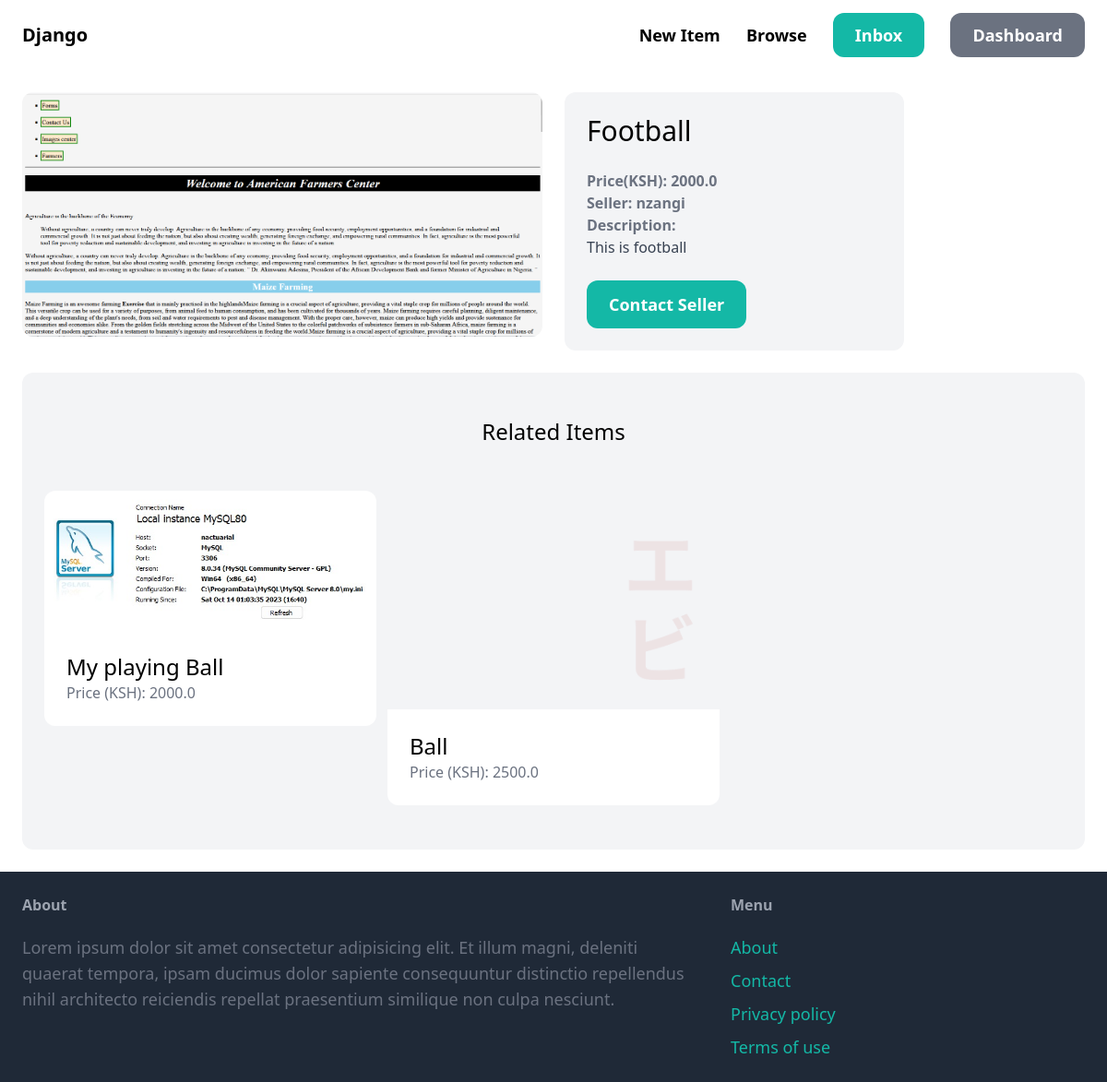
The app's page /items/1/ (signed in) with its own data.
### item/models.py (models this page shows)
class Item(models.Model):
    category = models.ForeignKey(Category,related_name='items',on_delete=models.CASCADE)
    name = models.CharField(max_length=255)
    description = models.TextField(blank=True,null=True)
    price = models.FloatField()
    image = models.ImageField(upload_to='item_images',blank=True,null=True)
    is_sold = models.BooleanField(default=False)
    created_by = models.ForeignKey(User,related_name='items',on_delete=models.CASCADE)
    created_at = models.DateTimeField(auto_now_add=True)

### item/views.py (the view)
# urls.py: path('<int:pk>/', views.detail, name='detail')
def detail(request, pk):
    item = get_object_or_404(Item, pk=pk)
    related_items = Item.objects.filter(category=item.category,is_sold=False).exclude(pk=pk)[0:3]
    return render(request, "item/detail.html", {
        'item': item,
        'related_items': related_items,
    })

### item/templates/item/detail.html (shortened to what this page needs)
{% extends 'core/base.html'%}
{% block content %}
    <div class="grid grid-cols-6 gap-6">
        <div class="col-span-3">
            <img  src ="{{ item.image.url }}" class="rounded-xl" alt="image">
        </div>
        <div class="col-span-2 p-6 bg-gray-100 rounded-xl">
            <h2 class="mb-6 text-3xl ">{{ item.name }}</h2>
            <p class="text-gray-500 "><strong>Price(KSH): {{ item.price }}</strong></p>
            <p class="text-gray-500 "><strong>Seller: {{ item.created_by }}</strong></p>
            {% if item.description %}
                <p class="text-gray-700"><strong class="text-gray-500">Description:<br></strong>{{ item.description }}</p>
            {% endif %}
            <a href="#" class="inline-block mt-6 px-6 py-3 text-lg font-semibold bg-teal-500 text-white rounded-xl hover:bg-teal-700">Contact Seller</a>
        </div>
    </div>
    <div class="mt-6 px-6 py-12 bg-gray-100 rounded-xl">
        <h2 class="mb-12 text-2xl text-center">Related Items</h2>
        <div class="grid grid-cols-3 gap-3">
            {% for item in related_items %}
                <div>
                    <a href="{% url 'item:detail' item.id %}">
                        <div><img src="{{item.image.url }}" class="rounded-t-xl"></div>
                        <div class="p-6 bg-white rounded-b-xl">
                            <h2 class="text-2xl">{{ item.name }}</h2>
                            <p class="text-gray-500">Price (KSH): {{ item.price }}</p>
                        </div>
                    </a>
                </div>
            {% endfor %}
        </div>
    </div>
{% endblock %}

### records on screen
Item: image (picture), name "Football", price "2000.0", created_by "nzangi", description "This is football"
Item: image (picture), name "My playing Ball", price "2000.0"
Item: image (picture), name "Ball", price "2500.0"
